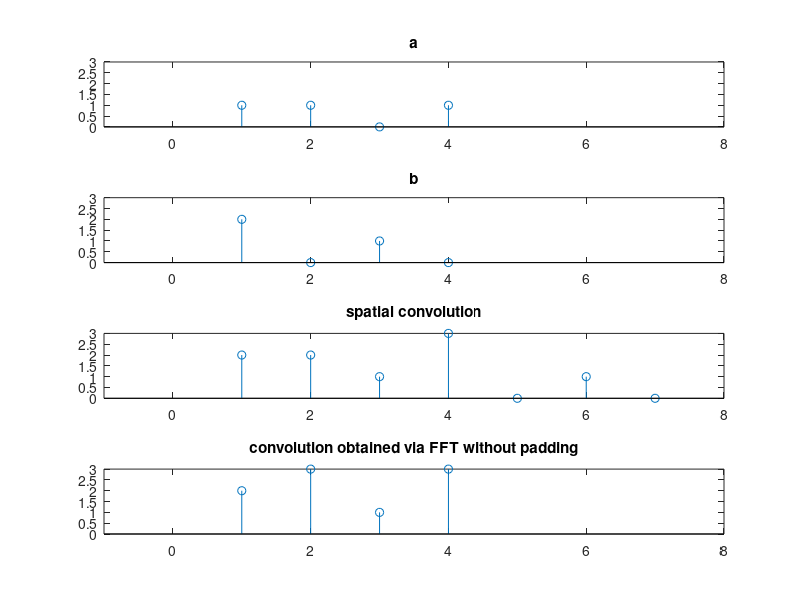
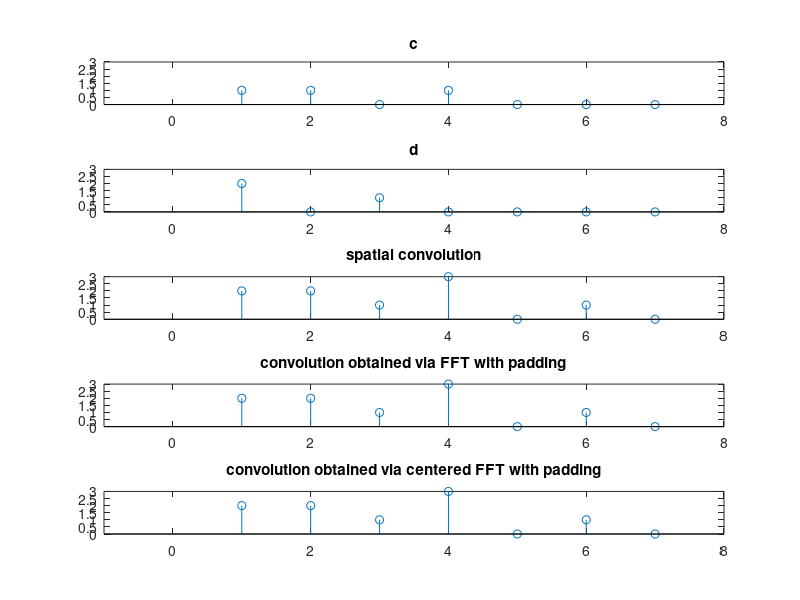

MATLAB code to generate these figures, in order:
%% perform spatial convolution using FFT
close all
clear all
clc
a=[1 1 0 1 ];b=[2 0 1 0];  % time domain
c=[1 1 0 1 0 0 0]; d = [2 0 1 0 0 0 0];  % zero padded
fftres = real(ifft(fft(c).*fft(d)))  % convolution via FFT - correct
fftrescenter = real(ifft(ifftshift((fftshift(fft(c)).*fftshift(fft(d))))))  % convolution via FFT - correct

fftresincorrect = real(ifft(fft(a).*fft(b))) %convoltion via FFT - incorrect

convres = conv(a,b) % spatial conv, should be equal to convolution via FFT - correct

subplot(4,1,1)
stem(a)
axis([-1 8 0 3])
title('a')
subplot(4,1,2)
stem(b)
axis([-1 8 0 3])
title('b')
subplot(4,1,3)
stem(convres)
axis([-1 8 0 3])
title('spatial convolution')
subplot(4,1,4)
stem(fftresincorrect)
axis([-1 8 0 3])
title('convolution obtained via FFT without padding')

figure

subplot(5,1,1)
stem(c),axis([-1 8 0 3])
title('c')
subplot(5,1,2)
stem(d),axis([-1 8 0 3])
title('d')
subplot(5,1,3)
stem(convres),axis([-1 8 0 3])
title('spatial convolution')
subplot(5,1,4)
stem(fftres),axis([-1 8 0 3])
title('convolution obtained via FFT with padding')
subplot(5,1,5)
stem(fftrescenter),axis([-1 8 0 3])
title('convolution obtained via centered FFT with padding')

%% 2d conv via FFT
 clc    
 a=[0 -2; 2 3]; 
 b = [1 2; 3 2];
 
 c = [0 -2 0 ;2 3 0 ;0 0 0 ];
 d = [1 2 0;3 2 0; 0 0 0];
 
 fftres = ifft2(fft2(c).*fft2(d))% convolution via FFT - correct
 
 fftresincorrect = ifft2(fft2(a).*fft2(b))%convoltion via FFT - incorrect
 
 convres = conv2(a,b) % spatial conv, should be equal to convolution via FFT - correct
 

%% Note the time
a = randi(512, 512);
b = randi(512, 512);
c=padarray(a,[511 511],0,'post');
d=padarray(b,[511 511],0,'post');
tic
fftres = (ifft2(fft2(c).*fft2(d)));
fftresimage = real(fftres(1:512,1:512));
toc
% fftresincorrect = ifft2(fft2(a).*fft2(b));
tic
convres = conv2(a,b);
toc

diff = mean(mean(abs(fftres) - abs(convres)))



%% another example

a=[1 2; 3 4]; 
b = [1 2 3; 4 5 6;7 8 9];
c = [5 6 0 0 4;8 9 0 0 7;0 0 0 0 0;2 3 0 0 1];

d = [1 2 0 0 0;3 4 0 0 0; 0 0 0 0 0; 0 0 0 0 0];
fftres = ifft2(fft2(c).*fft2(d))% convolution via FFT - correct

fftresincorrect = ifft2(fft2(a,3,3).*fft2(b))%convoltion via FFT - incorrect

 
